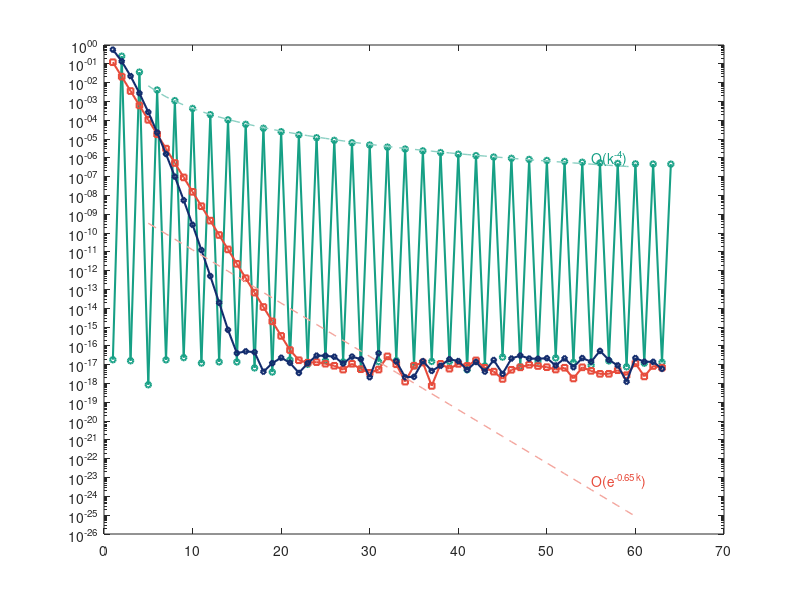

This figure's MATLAB source: (Note: this script raises an error after producing the figure.)
%% fourier_decay.m
%
% Demonstration of the decay hierarchy for Fourier coefficients.
% Illustrates Theorem 1: smoothness determines spectral decay.
%
% Three test functions on [0, 2pi]:
%   1. |sin(x)|^3         - Finite regularity, O(k^{-4}) decay
%   2. 1/(1+sin^2(x/2))   - Analytic in strip, geometric decay
%   3. exp(sin(x))        - Entire function, super-geometric decay
%
% Author: Dr. Denys Dutykh (Khalifa University, Abu Dhabi, UAE)
% Part of "Computational Etudes: A Spectral Approach"
% https://github.com/dutykh/computational-etudes

clear; close all; clc;

%% Configuration
N = 128;  % Number of sample points

% Colors
NAVY = [0.078 0.176 0.431];
CORAL = [0.906 0.298 0.235];
TEAL = [0.086 0.627 0.522];

% Output path
script_dir = fileparts(mfilename('fullpath'));
output_dir = fullfile(script_dir, '..', '..', '..', 'textbook', 'figures', 'ch06_smoothness', 'matlab');
output_file = fullfile(output_dir, 'decay_hierarchy.pdf');

if ~exist(output_dir, 'dir')
    mkdir(output_dir);
end

%% Test functions
f1 = @(x) abs(sin(x)).^3;               % Finite regularity
f2 = @(x) 1 ./ (1 + sin(x/2).^2);       % Analytic in strip
f3 = @(x) exp(sin(x));                   % Entire

%% Compute Fourier coefficients
x = linspace(0, 2*pi, N+1);
x = x(1:end-1);  % Remove endpoint for periodicity

f1_vals = f1(x);
f2_vals = f2(x);
f3_vals = f3(x);

f1_hat = abs(fft(f1_vals)) / N;
f2_hat = abs(fft(f2_vals)) / N;
f3_hat = abs(fft(f3_vals)) / N;

% Keep only positive frequencies
k = 0:N/2;
f1_hat = f1_hat(1:N/2+1);
f2_hat = f2_hat(1:N/2+1);
f3_hat = f3_hat(1:N/2+1);

%% Create figure
fig = figure('Units', 'inches', 'Position', [1, 1, 8, 5.5]);

% Plot coefficients (skip k=0)
semilogy(k(2:end), f1_hat(2:end), 'o-', 'Color', TEAL, 'LineWidth', 1.5, ...
         'MarkerSize', 4, 'DisplayName', '|sin(x)|^3 (finite regularity)');
hold on;
semilogy(k(2:end), f2_hat(2:end), 's-', 'Color', CORAL, 'LineWidth', 1.5, ...
         'MarkerSize', 4, 'DisplayName', '1/(1+sin^2(x/2)) (analytic in strip)');
semilogy(k(2:end), f3_hat(2:end), 'd-', 'Color', NAVY, 'LineWidth', 1.5, ...
         'MarkerSize', 4, 'DisplayName', 'exp(sin(x)) (entire)');

% Reference lines
k_ref = 5:60;

% O(k^{-4}) reference
C1 = f1_hat(11) * 10^4;
TEAL_LIGHT = TEAL * 0.5 + [1 1 1] * 0.5;
semilogy(k_ref, C1 ./ k_ref.^4, '--', 'Color', TEAL_LIGHT, 'LineWidth', 1, ...
         'HandleVisibility', 'off');
text(55, C1 / 55^4 * 2, 'O(k^{-4})', 'FontSize', 10, 'Color', TEAL);

% Geometric decay reference (fit the rate)
k_fit = 10:40;
log_f2 = log(f2_hat(k_fit+1) + 1e-20);
coeffs = polyfit(k_fit, log_f2, 1);
decay_rate = -coeffs(1);
CORAL_LIGHT = CORAL * 0.5 + [1 1 1] * 0.5;
semilogy(k_ref, exp(coeffs(2)) * exp(-decay_rate * k_ref), '--', ...
         'Color', CORAL_LIGHT, 'LineWidth', 1, 'HandleVisibility', 'off');
text(55, exp(coeffs(2)) * exp(-decay_rate * 55) * 3, ...
     sprintf('O(e^{-%.2f k})', decay_rate), 'FontSize', 10, 'Color', CORAL);

% Machine precision line
yline(1e-16, ':', 'Color', [0.5 0.5 0.5], 'LineWidth', 1, 'HandleVisibility', 'off');
text(62, 2e-16, 'Machine precision', 'FontSize', 9, 'Color', [0.5 0.5 0.5], ...
     'VerticalAlignment', 'bottom', 'HorizontalAlignment', 'right');

% Labels
xlabel('Wavenumber k', 'FontSize', 11);
ylabel('Fourier coefficient magnitude |\^f_k|', 'FontSize', 11);
title('The Decay Hierarchy: Smoothness Determines Spectral Decay', 'FontSize', 12);

xlim([0, 65]);
ylim([1e-17, 1e1]);
legend('Location', 'northeast', 'FontSize', 10);
grid on;
box on;

%% Save figure
exportgraphics(fig, output_file, 'ContentType', 'vector');
exportgraphics(fig, strrep(output_file, '.pdf', '.png'), 'Resolution', 300);

fprintf('Figure saved to: %s\n', output_file);

%% Print coefficient values
fprintf('\nFourier Coefficient Magnitudes:\n');
fprintf('============================================================\n');
fprintf('%4s  %14s  %14s  %14s\n', 'k', '|sin(x)|^3', '1/(1+sin^2)', 'exp(sin)');
fprintf('------------------------------------------------------------\n');
for kk = [1, 2, 5, 10, 20, 30, 40, 50]
    if kk <= length(f1_hat)
        fprintf('%4d  %14.6e  %14.6e  %14.6e\n', kk, f1_hat(kk+1), f2_hat(kk+1), f3_hat(kk+1));
    end
end
fprintf('============================================================\n');

close(fig);
